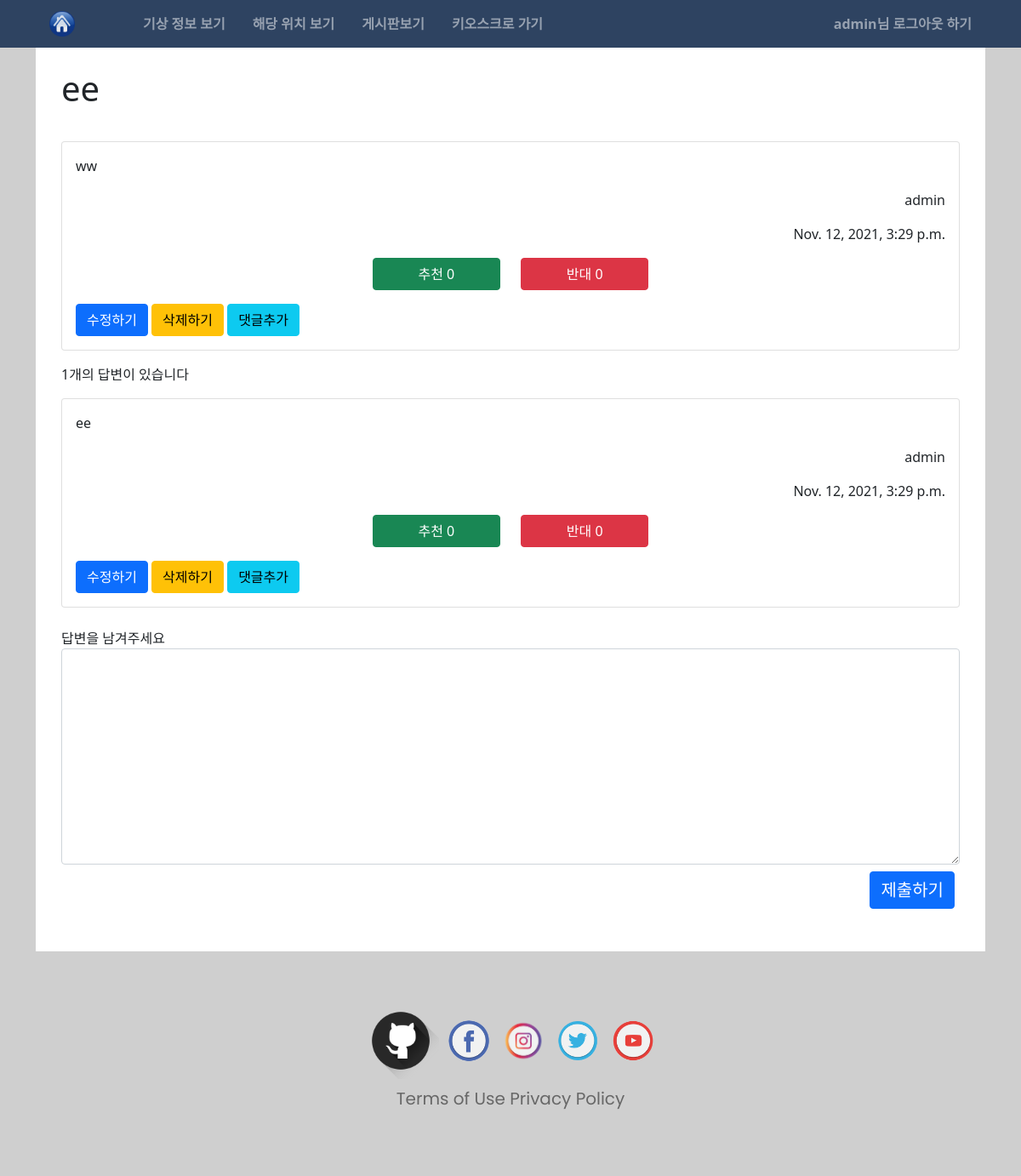
/board/1/ (signed in), run on the app's committed database.
### board/models.py (models this page shows, shortened)
class Question(models.Model):
  subject = models.CharField(max_length=200)
  content = models.TextField()
  create_date = models.DateTimeField()
  author = models.ForeignKey(User,on_delete=models.CASCADE, related_name='quthor_question')
  modify_date = models.DateTimeField(null=True, blank=True)
  voter = models.ManyToManyField(User,related_name='voter_question')
  devoter = models.ManyToManyField(User,related_name='devoter_question')

class Answer(models.Model):
  question = models.ForeignKey(Question,on_delete=models.CASCADE)
  content = models.TextField()
  create_date = models.DateTimeField()
  author = models.ForeignKey(User,on_delete=models.CASCADE, related_name='answer_question')
  modify_date = models.DateTimeField(null=True, blank=True)
  voter = models.ManyToManyField(User,related_name='voter_answer')
  devoter = models.ManyToManyField(User, related_name='devoter_answer')

### board/views/base_views.py (the view)
# urls.py: path('<int:question_id>/', base_views.detail, name='detail'),
def detail(request,question_id):
  question = get_object_or_404(Question, pk=question_id)
  context = {"question":question}
  return render(request,'board/detail.html',context)

### templates/board/detail.html (shortened to what this page needs)
{% extends 'base.html' %}
{% block content %}
<div class="gray-side-wall">
  <div class="container">
    <div class="main-wall">
      <h1 class="detail-subject">{{ question.subject }}</h1>
      <div class="row pb-3">
        <div class="col-12">
          <div class="card">
            <div class="card-body">
              <p class="card-text">{{ question.content }}</p>
              <p class="card-text d-flex flex-row-reverse">{{ question.author }}</p>
              <p class="card-text d-flex flex-row-reverse">{{ question.create_date }}</p>
              <div class="row mb-3">
                <div class="col-12 col-lg-4 col-sm-3"></div>
                <div class="col-6 col-lg-2 col-sm-3 ">
                  <div class="d-grid gap-2">
                    <a href="{% url 'board:vote_question' question.id  %}" class="btn btn-success">추천 {{ question.voter.count }}</a>
                  </div>
                </div>
                <div class="col-6 col-lg-2 col-sm-3 ">
                  <div class="d-grid gap-2">
                    <a href="{% url 'board:devote_question' question.id  %}" class="btn btn-danger">반대 {{ question.devoter.count }}</a>
                  </div>
                </div>
                <div class="col-12 col-lg-4 col-sm-3"></div>
              </div>
              {% if request.user == question.author %}
                <a class="btn btn-primary" href="{% url 'board:question_modify' question.id %}">수정하기</a>
                <a class="btn btn-warning" href="{% url 'board:question_delete' question.id %}">삭제하기</a>
                <a class="btn btn-info" href="{% url 'board:comment_create_question' question.id %}">댓글추가</a>
              {% endif %}
            </div>
          </div>
        </div>
      </div>
      <span>{{question.answer_set.count}}개의 답변이 있습니다</span>
      {% for answer in question.answer_set.all %}
        <div class="row mt-3">
          <div class="col-12">
            <div class="card">
              <div class="card-body">
                <p class="card-text">{{answer.content}}</p>
                <p class="card-text d-flex flex-row-reverse">{{ answer.author }}</p>
                <p class="card-text d-flex flex-row-reverse">{{ answer.create_date }}</p>
                <div class="row mb-3">
                  <div class="col-12 col-lg-4 col-sm-3"></div>
                  <div class="col-6 col-lg-2 col-sm-3 ">
                    <div class="d-grid gap-2">
                      <a href="{% url 'board:vote_answer' answer.id  %}" class="btn btn-success">추천 {{ answer.voter.count }}</a>
                    </div>
                  </div>
                  <div class="col-6 col-lg-2 col-sm-3">
                    <div class="d-grid gap-2">
                      <a href="{% url 'board:devote_answer' answer.id  %}" class="btn btn-danger">반대 {{ answer.devoter.count }}</a>
                    </div>
                  </div>
                  <div class="col-12 col-4 col-sm-3"></div>
                </div>
                {% if request.user == answer.author %}
                  <a class="btn btn-primary" href="{% url 'board:answer_modify' answer.id %}">수정하기</a>
                  <a class="btn btn-warning" href="{% url 'board:answer_delete' answer.id %}">삭제하기</a>
                  <a class="btn btn-info" href="{% url 'board:comment_create_answer' answer.id %}">댓글추가</a>
                {% endif %}
              </div>
            </div>
          </div>
        </div>
      {% endfor %}
      <form class="pt-4" action="{% url 'board:answer_create' question.id %}" method="post">
        <label for="content">답변을 남겨주세요</label>
        <textarea {% if not user.is_authenticated %}disabled{% endif %} name="content" class="form-control" id="content" rows="10"></textarea>
        <button style="margin-left: 90%; font-size:20px;" class="btn btn-primary mt-2">제출하기</button>
      </form>
    </div>
  </div>
</div>
  <footer>
    {% include 'footer.html' %}
  </footer>
{% endblock %}

### templates/nav.html (shortened to what this page needs)
{% load static %}
<header id="nav-header" >
  <div class="container">
    <ul class="nav d-flex ">
      <li class="nav-item flex-grow-1 d-flex align-items-center ">
        <a class="nav-link active align-content-center" href="{% url 'main:index' %}"><img id="mi" class="me-5" src="{% static 'home.png' %}" alt=""></a>
        <a name="offhide" class="nav-link active align-content-center" href="{% url 'main:index' %}#weather-main">기상 정보 보기</a>
        <a name="offhide" class="nav-link active align-content-center" href="{% url 'main:index' %}#map-main">해당 위치 보기</a>
        <a class="nav-link active align-content-center" page="page" href="{% url 'board:index' %}">게시판보기</a>
        <a class="nav-link active align-content-center" page="page" href="{% url 'kiosk:index' %}">키오스크로 가기</a>
      </li>
      <li class="nav-item d-flex align-items-center">
        {% if user.is_authenticated %}
          <a name="offhide" class="nav-link" href="{% url 'common:logout' %}">{{ user.username }}님 로그아웃 하기</a>
        {% else %}
          <a name="offhide" class="nav-link" href="{% url 'common:signup' %}">회원가입 하기</a>
          <a name="offhide" class="nav-link" href="{% url 'common:login' %}">로그인하기</a>
        {% endif %}
      </li>
    </ul>
  </div>
</header>

### static/style.css (style rules this page uses)
html { scroll-behavior: smooth; }
body { padding-top: 40px; }
body div.gray-side-wall { background-color: #CFCFCF; width: 100%; height: 100%; z-index: -1; }
div.main-wall { background-color: #fff; padding: 30px 30px 50px; height: 100%; z-index: 0; }
.detail-subject { padding-bottom: 30px; padding-top: 10px; }
#nav-header { position: fixed; top: 0; left: 0; right: 0; padding: 5px; font-weight: bold; display: flex; justify-content: space-between; align-items: center; background-color: #2E4361; z-index: 1; }
#nav-header li.nav-item a { color:rgba(255, 255, 255, .5); transition: 0.5s; }
footer { background-color: #CFCFCF; padding: 30px 5px 30px; font-family: 'Poppins', sans-serif; text-align :center; }

### data on the page
Question: subject "ee", content "ww", author "admin", create_date "Nov. 12, 2021, 3:29 p.m.", voter.count "0", devoter.count "0", answer_set.count "1"
Answer: content "ee", author "admin", create_date "Nov. 12, 2021, 3:29 p.m.", voter.count "0", devoter.count "0", shows "수정하기"

### other printed values
{{ user.username }} "admin"
